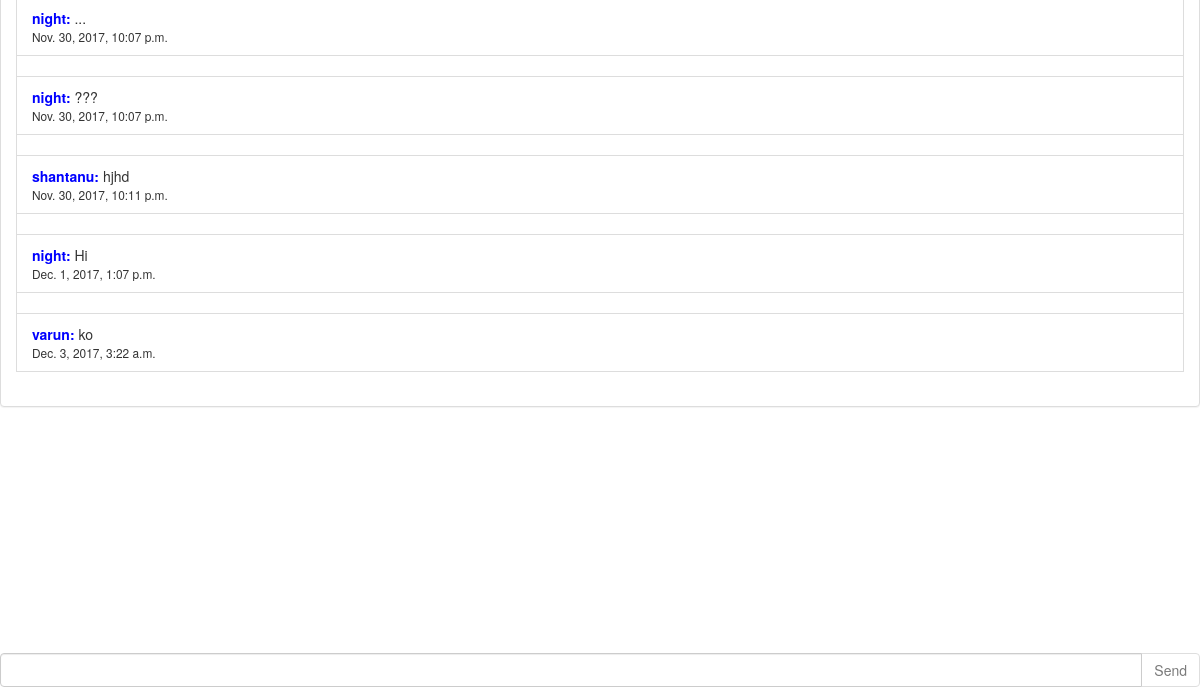
Before: /demosky/chat_box/ (signed in, lower part) with the older database file.
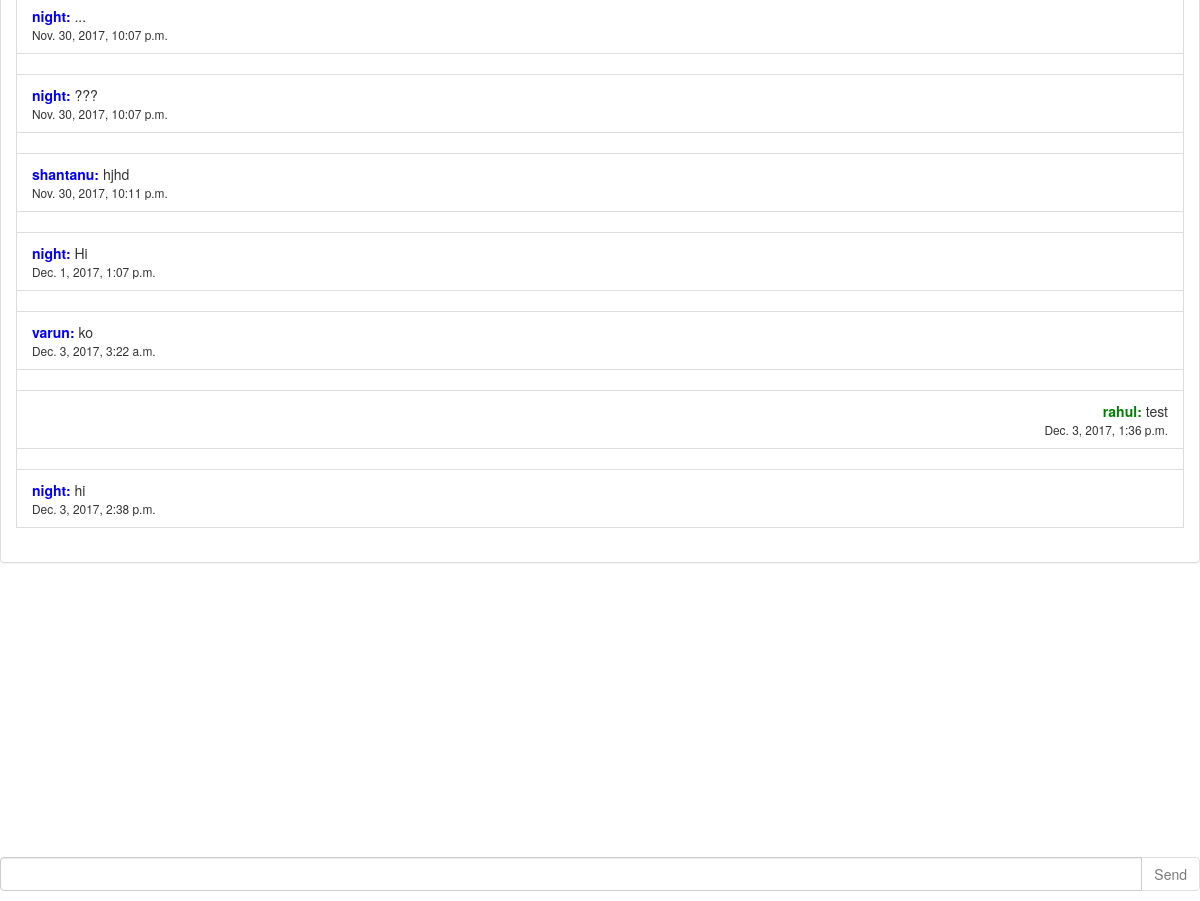
After: the same page with the newer database file.
### demosky/models.py (models this page shows, shortened)
class Chat(models.Model): # creating chat table in database
    created = models.DateTimeField(auto_now_add=True)
    topic=models.CharField(max_length=100)
    user = models.ForeignKey(User)
    message = models.CharField(max_length=200)

### demosky/views.py (the view)
@login_required
@user_passes_test(token_check, login_url='/demosky/verify-user/')
def Chatbox(request):
    c = Chat.objects.filter(topic= '')
    return render(request, "demosky/chat_box.html", {'home': 'active', 'chat': c})

### demosky/views.py (called while the page is built)
def token_check(user):
    newEmailUser = UserProfile.objects.get(user=user)
    return newEmailUser.token_valid

### demosky/templates/demosky/chat_box.html (shortened to what this page needs)
{% load staticfiles %}
{% load static %}
<html>
<body background="/static/DarkSky-Dev/imgs/Background.jpg">
</body>
<head>
    <link rel="stylesheet" href="http://maxcdn.bootstrapcdn.com/bootstrap/3.3.5/css/bootstrap.min.css">
    <link rel="stylesheet" href="{% static "DarkSky-Dev/css/chat.css" %}">
</head>
<body>
    <div id="chat-body" class="panel panel-default">
        <div id="msg-list-div" class="panel-body">
            <ul id="msg-list" class="list-group">
                {% for obj in chat %}
                        {% if obj.user == request.user %}
                            <li class="text-right list-group-item"></li>
                        <li class="text-right list-group-item"><b><font color ='green'>{{ obj.user }}:</font></b> {{ obj.message }}<br><small>{{obj.created}}</small></li>
                        {% else %}
                            <li class="text-left list-group-item"></li>
                        <li class="text-left list-group-item"><b><font color = 'blue'>{{ obj.user}}:</font></b> {{ obj.message }}<br><small>{{obj.created}}</small></li>
                        {% endif %}
                    {% empty %}
                        <li class="text-right list-group-item">No messages yet!</li>
                {% endfor %}
            </ul>
        </div>
    </div>
    <form id="chat-form" method="post" action="post/" autocomplete="off">
            <div id="chat-bottom" class="input-group">
                <input type="text" onkeyup="textCounter(this,'counter',99);" id="chat-msg" name="chat-msg" maxlength="99" class="form-control" />
                <span class="input-group-btn">
                    <input class="btn btn-default" id="send" type="submit" value="Send"/>
                </span class>
            </div>
    </form>
</body>
</html>

Changed rows visible on the page:
added Chat: user "rahul", message "test", created "Dec. 3, 2017, 1:36 p.m."
added Chat: user "night", message "hi", created "Dec. 3, 2017, 2:38 p.m."
